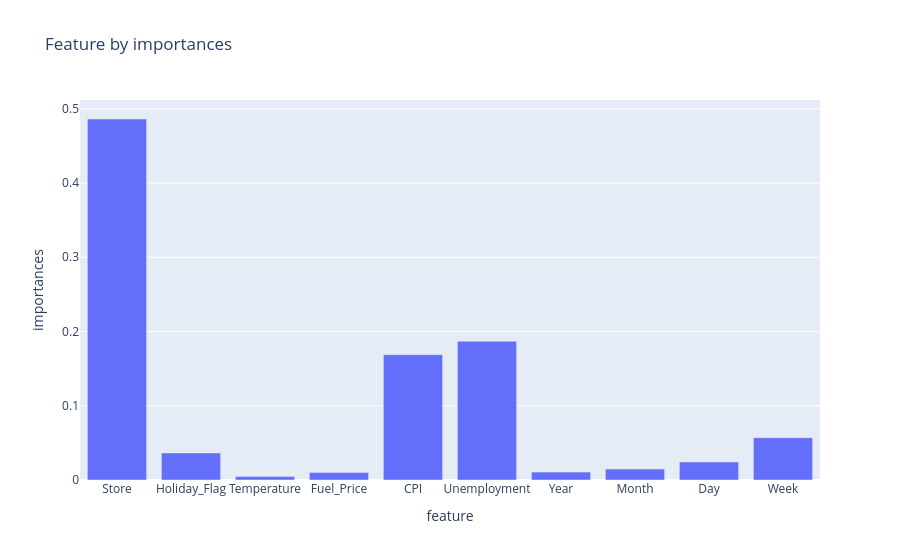

Notebook code cell kept with this figure:
### Code cell
importances = model.feature_importances_
features = X.columns

fig =px.bar(x=features, y=importances, labels={'x' : 'feature', 'y' : 'importances'}, title ='Feature by importances')
fig.show()

### Figure 1 — Plotly figure (JSON) as saved in the notebook; plotly's stock layout.template omitted (floating-point values rounded to 4 significant figures)
{"data": [{"hovertemplate": "feature=%{x}<br>importances=%{y}<extra></extra>", "legendgroup": "", "marker": {"color": "#636efa", "pattern": {"shape": ""}}, "name": "", "orientation": "v", "showlegend": false, "textposition": "auto", "type": "bar", "x": ["Store", "Holiday_Flag", "Temperature", "Fuel_Price", "CPI", "Unemployment", "Year", "Month", "Day", "Week"], "xaxis": "x", "y": [0.4863, 0.03649, 0.004844, 0.009989, 0.1688, 0.1869, 0.01063, 0.01473, 0.02433, 0.05697], "yaxis": "y"}], "layout": {"barmode": "relative", "legend": {"tracegroupgap": 0}, "title": {"text": "Feature by importances"}, "xaxis": {"anchor": "y", "domain": [0, 1], "title": {"text": "feature"}}, "yaxis": {"anchor": "x", "domain": [0, 1], "title": {"text": "importances"}}}}
